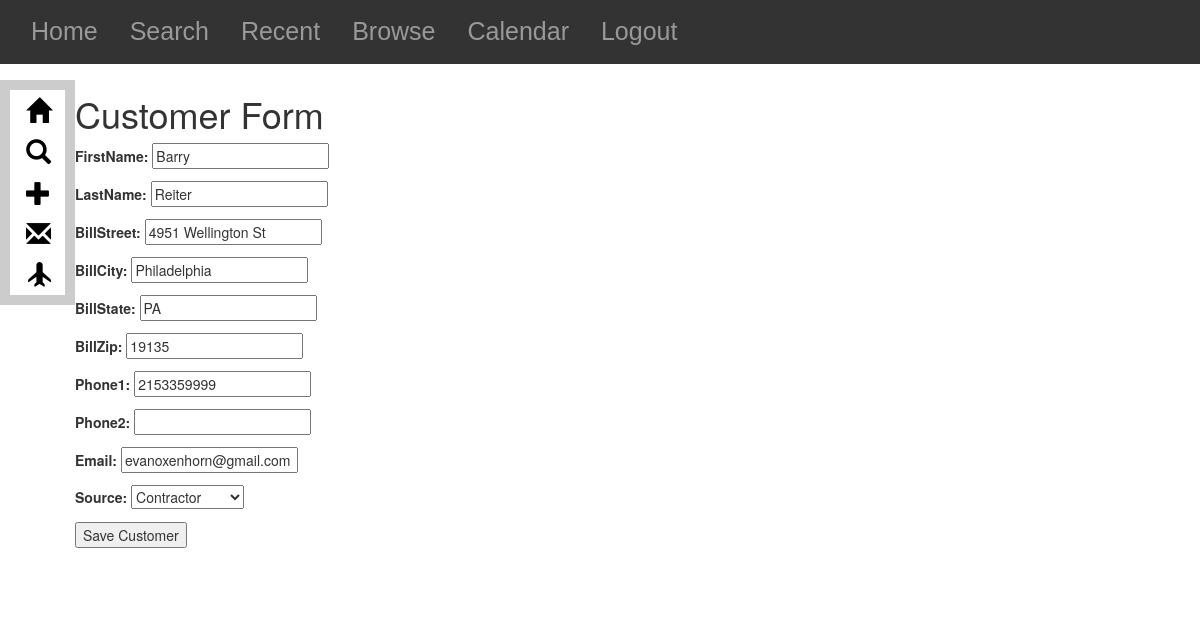
The app's page /customers/7/edit/ (signed in) with its own data.
### Customers/models.py (models this page shows, shortened)
class Customer(models.Model):
    user = models.ForeignKey(settings.AUTH_USER_MODEL, default=1)
    modified_by=models.CharField(max_length=50,default=1)
    firstName = models.CharField(max_length=20)
    lastName = models.CharField(max_length=20)
    fullName = models.CharField(max_length=50, blank=True)
    billStreet = models.CharField(max_length=25)
    billCity = models.CharField(max_length=20)
    billState = models.CharField(max_length=2)
    billZip = models.CharField(max_length=5)
    latlng = models.CharField(blank=True, max_length=100, default = '')
    lat = models.FloatField(blank=True,max_length=100, default = '')
    lng = models.FloatField(blank=True, max_length=100, default='')
    phone1 = models.CharField(max_length=20)
    phone2 = models.CharField(max_length=20, blank=True)
    email = models.EmailField(max_length=50, blank=True)
    source = models.CharField(choices=SOURCE_CHOICES, max_length=20, default=NOTAPP)
    created = models.DateTimeField(auto_now=False, auto_now_add=True)
    modified = models.DateTimeField(auto_now=True, auto_now_add=False)
    class Meta:
        ordering = ["-created", "-modified"]

### Customers/views.py (the view)
# urls.py: url(r'^(?P<id>\d+)/edit/$', customer_update, name='customer_update'),
def customer_update(request, id=None):
    if not (request.user.is_staff or request.user.is_superuser):
        raise Http404
    instance=get_object_or_404(Customer,id=id)
    form = CustomerForm(request.POST or None, instance=instance)
    if form.is_valid():
        instance = form.save(commit=False)
        instance.modified_by=str(request.user)
        instance.save()
        messages.success(request, "Successfully Updated")
        return HttpResponseRedirect(instance.get_absolute_url())
    context ={
        "title":"Customer Info:",
        "instance":instance,
        "form":form
        }
    return render(request, "customer_form.html", context)

### Customers/forms.py
class CustomerForm(forms.ModelForm):
    class Meta:
        model = Customer
        fields = [
            "firstName",
            "lastName",
            "billStreet",
            "billCity",
            "billState",
            "billZip",
            "phone1",
            "phone2",
            "email",
            "source"
        ]
        widgets = {'email':EmailInput}

### Customers/templates/customer_form.html (shortened to what this page needs)
{% extends "base.html" %}
{% block content %}
<h1>Customer Form</h1>
<form method='POST' action=''>{% csrf_token %}
    {{ form.as_p }}
    <input type="submit" value="Save Customer">
</form>
{% endblock content %}

### static/css/base.css (style rules this page uses)
h1 { color:#777777; }

### records on screen
Customer: firstName "Barry", lastName "Reiter", billStreet "4951 Wellington St", billCity "Philadelphia", billState "PA", billZip "19135", phone1 "2153359999", email "evanoxenhorn@gmail.com", source "Contractor"
